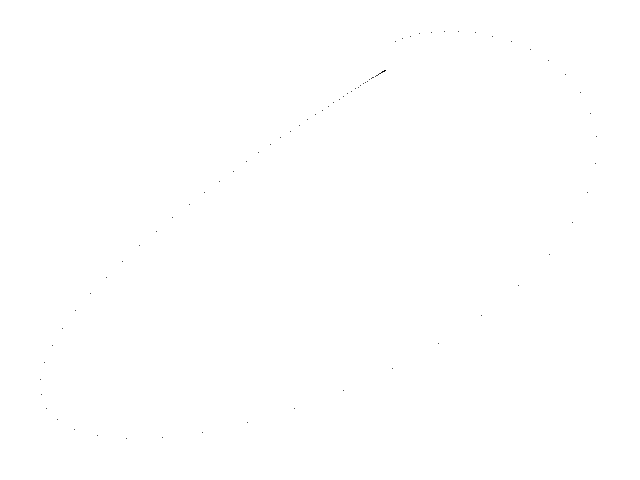
Frame 1 (no input)
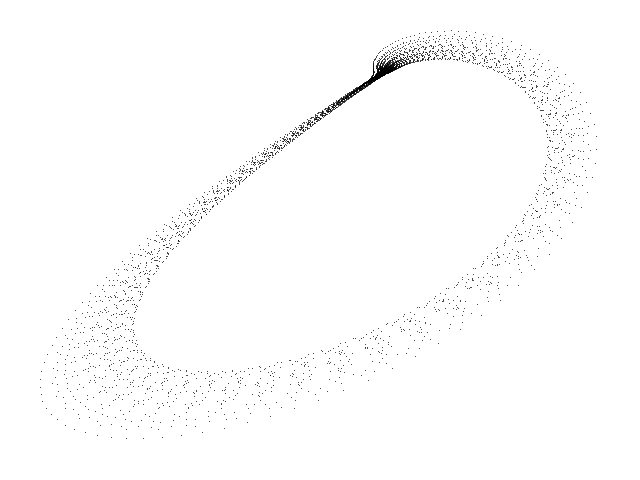
Frame 60 (the mouse pressed at the canvas centre just before this capture)
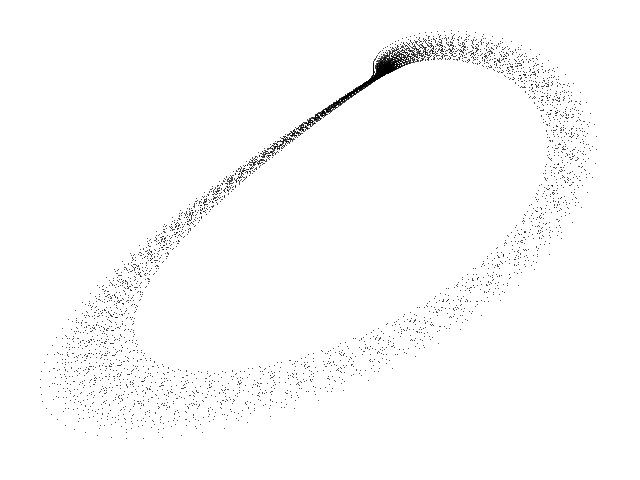
Frame 120 (the mouse held since frame 60 and released just before this capture)

The Processing sketch that drew these frames (run headless with seeded random() and noise(); from frame 60 on, the mouse is pressed at the canvas centre):

// Processing sketch: Lorenz_A
// ── Lorenz_A.pde
// Lorenz A chaotic attractor //

  float x = 1.0;
  float y = 1.0;
  float z = 1.0;
  float dt = 0.005;
  float h = 0.0;
  float a = 10.0;
  float b = 28.0;
  float c = 6.0;


void setup() {
  
  size(640, 480);
  background(255);
  
}

void draw() {
  
  for (int i=0; i<100; i++) {
    
    float nx = x;
    float ny = y;
    float nz = z;
    
    h = sqrt(pow(x, 2.0) + pow(y, 2.0));
    
    x = nx + dt * ((-a - 1.0) * nx + (a - b) * ny + (1.0 - a) * h + ny * nz);
    y = ny + dt * ((b - a) * nx - (a + 1.0) * ny + (b + a) * h - nx * nz - h * nz);
    z = nz + dt * (ny / 2.0 - c * nz);
  
    point(385 + (x / 1.7), 70 + (y / 3.2));
        
  }

}
